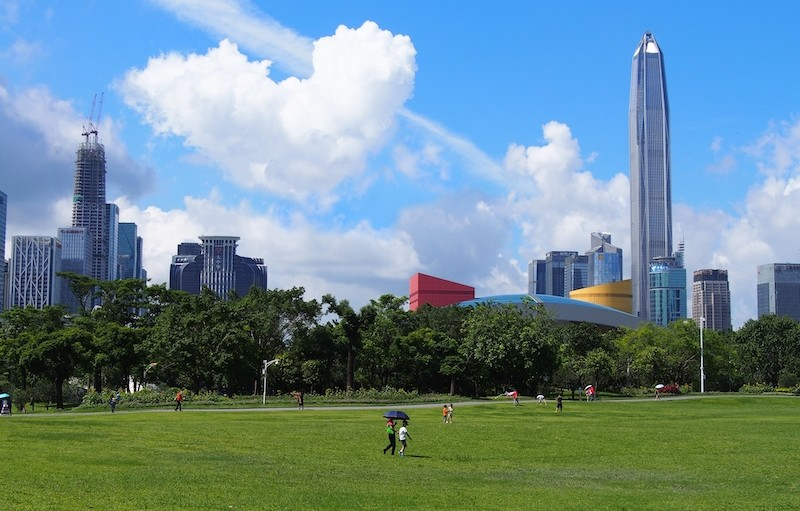
#> input picture 1b_local_binary_pattern/parque.jpg, 800 x 511 px
$ python leer_ver_y_guardar.py
#> lines starting #> are read from the running program, lines starting #| are printed output that depends on the picture
import cv2
from matplotlib import pyplot as plt
from skimage import feature

# vars
radio = 1
puntos = 1

imagenes = []

# Cargar la imagen...
imagen_parque = cv2.imread('parque.jpg', 0)
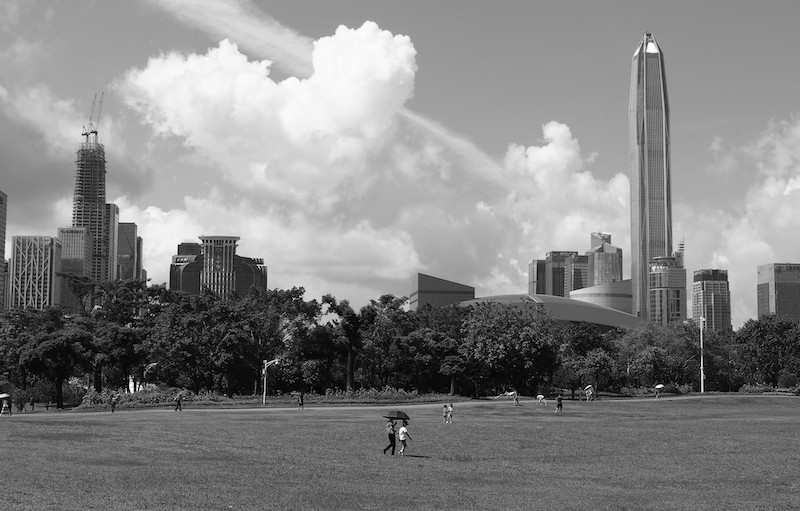
#> imagen_parque: shape (511, 800); min 0, max 255, mean 131.5

for r in range(radio, radio+10, 2):
    for p in range(puntos, puntos+10, 2):
        imagen_lbg = feature.local_binary_pattern(imagen_parque, p, r, method="uniform")
        imagenes.append([imagen_lbg, p, r])
#> after the loop, imagenes = 25 items

print(len(imagenes))
#| 25


for i in imagenes:
    cv2.imshow(f'Prueba LBP Puntos: {i[1]}  y radio: {i[2]} ', i[0])
    nombre = f'LBP_p{i[1]}_r{i[2]}.jpg'
    cv2.imwrite(nombre, i[0])
#> this loop made 25 passes
#> nombre on passes 1 to 12: 'LBP_p1_r1.jpg', 'LBP_p3_r1.jpg', 'LBP_p5_r1.jpg', 'LBP_p7_r1.jpg', 'LBP_p9_r1.jpg', 'LBP_p1_r3.jpg', 'LBP_p3_r3.jpg', 'LBP_p5_r3.jpg', 'LBP_p7_r3.jpg', 'LBP_p9_r3.jpg', 'LBP_p1_r5.jpg', 'LBP_p3_r5.jpg'
#> pass 1, `cv2.imshow(f'Prueba LBP Puntos: {i[1]}  y radio: {i[2]} ', i[0])`:
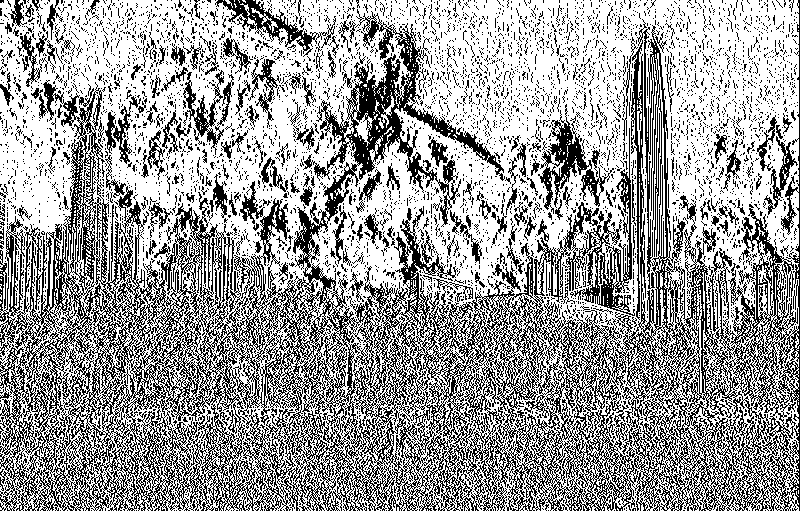
#> window 'Prueba LBP Puntos: 1  y radio:': shape (511, 800) float64; values 0 (black) and 1 (white), 62% white; black in thin lines or dots
#> pass 2, `cv2.imshow(f'Prueba LBP Puntos: {i[1]}  y radio: {i[2]} ', i[0])`:
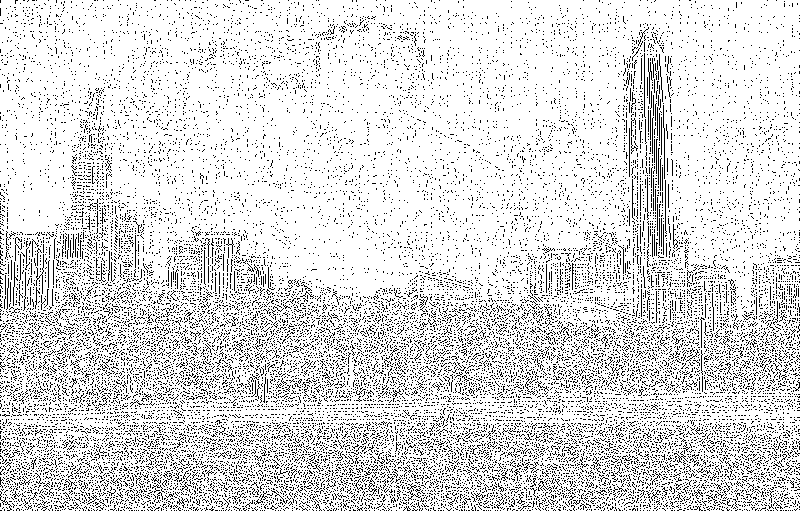
#> window 'Prueba LBP Puntos: 3  y radio:': shape (511, 800); 86.4% white; black in thin lines or dots
#> pass 2, `cv2.imwrite(nombre, i[0])`:
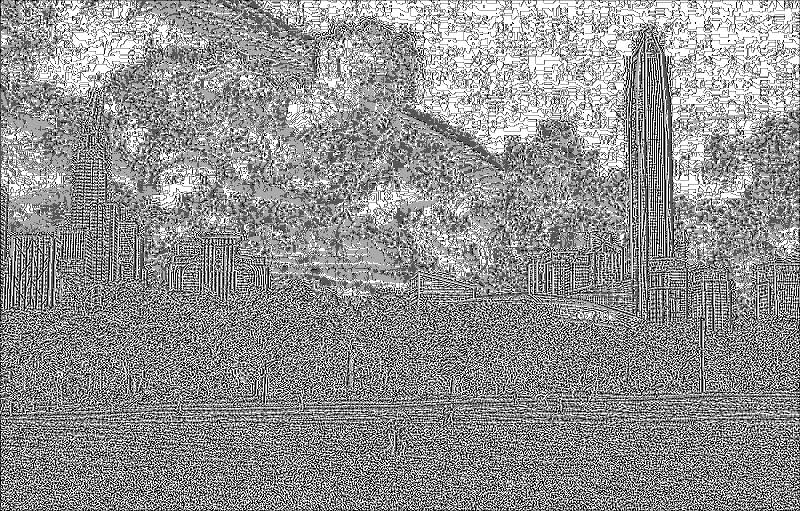
#> saved as LBP_p3_r1.jpg: shape (511, 800); min 0, max 3, mean 1.71; drawn with min black and max white


cv2.waitKey(0)
cv2.destroyAllWindows()
